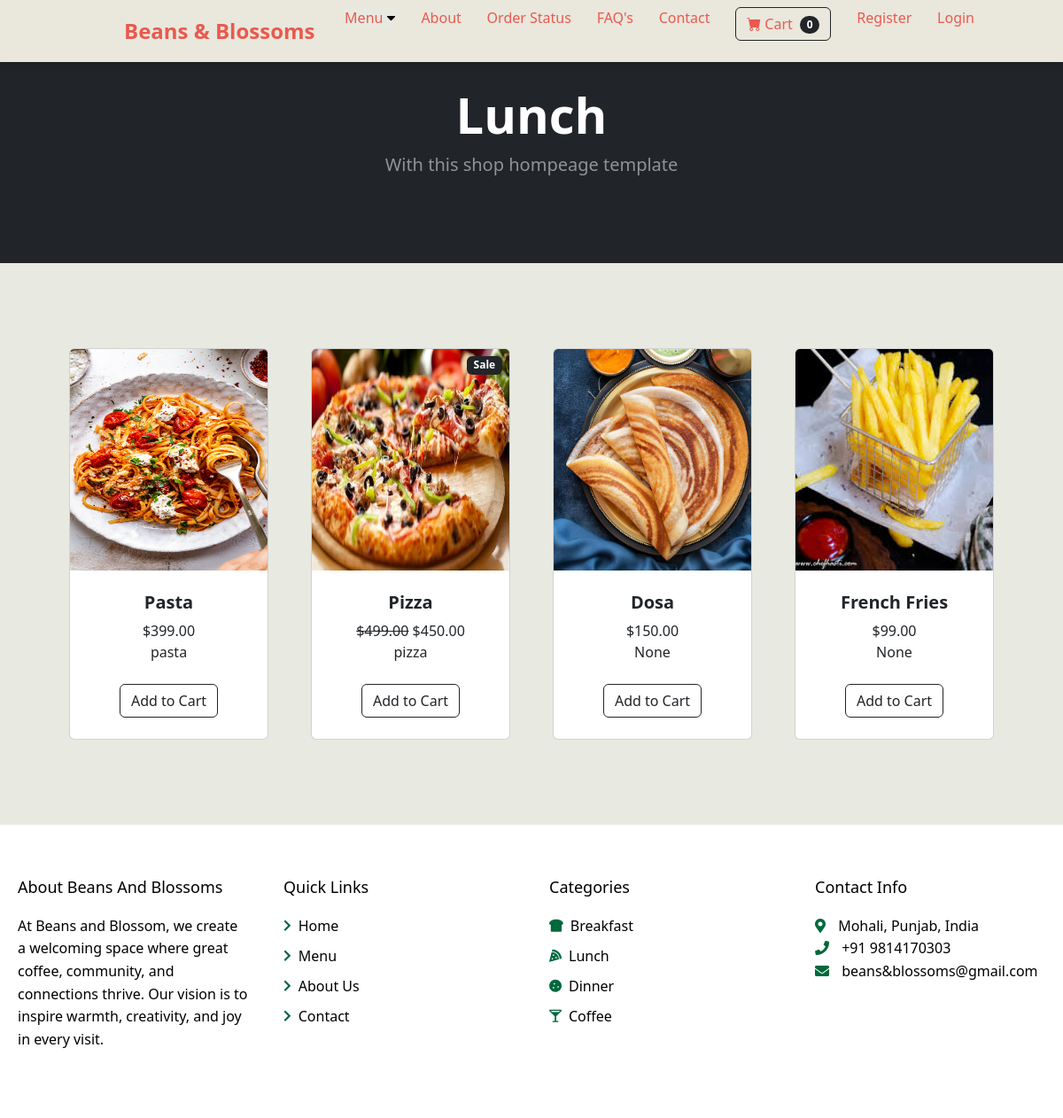
Page /category/Lunch on the committed database.
### main/models.py (models this page shows, shortened)
class Category(models.Model):
    name = models.CharField(max_length=50)
    def __str__(self):
        return self.name

class Product(models.Model):
    name =  models.CharField(max_length=100)
    price =  models.DecimalField(default=0,decimal_places=2,max_digits=6)
    category =  models.ForeignKey(Category, on_delete=models.CASCADE, default=1)
    description =  models.CharField(max_length=250,default='',blank=True, null=True)
    image = models.ImageField(upload_to='uploads/product/')
    is_sale = models.BooleanField(default=False)
    sale_price = models.DecimalField(default=0, decimal_places=2, max_digits=6)

### main/views.py (the view)
# urls.py: path('category/<str:food>', views.category, name='category')
def category(request, food):
    try:
        category = Category.objects.get(name=food)
        products = Product.objects.filter(category=category)
        return render(request, 'category.html',{'products':products, 'category':category} )
    except:
        messages.success(request, ("The category does.nt exist."))
        return redirect('menu')

### cart/context_processors.py (called while the page is built)
def cart(request):
    return {'cart': Cart(request)}

### main/templates/category.html (shortened to what this page needs)
{% extends 'base.html' %}
{% load static %}
{% block content %}
        <header class="bg-dark py-5">
            <div class="container px-4 px-lg-5 my-5">
                <div class="text-center text-white">
                    <h1 class="display-4 fw-bolder">{{ category }}</h1>
                    <p class="lead fw-normal text-white-50 mb-0">With this shop hompeage template</p>
                </div>
            </div>
        </header>
        <section class="py-5">
            <div class="container px-4 px-lg-5 mt-5">
                <div class="row gx-4 gx-lg-5 row-cols-2 row-cols-md-3 row-cols-xl-4 justify-content-center">
                    {% for product in products %}
                        {% if product.is_sale == True %}
                    <div class="col mb-5">
                        <div class="card h-100">
                            <div class = "badge bg-dark text-white position-absolute" style="top:0.5rem;right: 0.5rem;">Sale</div>
                            <img class="card-img-top" src="{{ product.image.url }}" height="250px" alt="..." />
                            <div class="card-body p-4">
                                <div class="text-center">
                                    <h5 class="fw-bolder">{{product.name}}</h5>
                                    <strike>${{product.price}}</strike>&nbsp;${{product.sale_price}}<br>
                                    {{product.description}}
                                </div>
                            </div>
                            <div class="card-footer p-4 pt-0 border-top-0 bg-transparent">
                                <div class="text-center">
                                    <button class="btn btn-outline-dark mt-auto" type="button" value="{{ product.id }}" id="add-cart">Add to Cart</button>
                                </div>
                            </div>
                        </div>
                    </div>
                    {% else %}
                    <div class="col mb-5">
                        <div class="card h-100">
                            <img class="card-img-top" src="{{ product.image.url }}" height="250px" alt="..." />
                            <div class="card-body p-4">
                                <div class="text-center">
                                    <h5 class="fw-bolder">{{product.name}}</h5>
                                    ${{product.price}}<br>
                                    {{product.description}}
                                </div>
                            </div>
                            <div class="card-footer p-4 pt-0 border-top-0 bg-transparent">
                                <div class="text-center">
                                    <button class="btn btn-outline-dark mt-auto" type="button" value="{{ product.id }}" id="add-cart">Add to Cart</button>
                                </div>
                            </div>
                        </div>
                    </div>
                    {% endif %}
                {% endfor %}
    </div>
    </section>
{% endblock %}

### main/templates/base.html (style rules this page uses)
* { margin: 0; padding: 0; box-sizing: border-box; }
body { background-color: #E8E9E1; }

### rows in the picture
Category: name "Lunch"
Product: image (picture), name "Pasta", price "399.00", description "pasta", {{ product.id }} 5 (drawn)
Product: image (picture), name "Pizza", price "499.00", sale_price "450.00", description "pizza", {{ product.id }} 6 (drawn)
Product: image (picture), name "Dosa", price "150.00", description "None", {{ product.id }} 9 (drawn)
Product: image (picture), name "French Fries", price "99.00", description "None", {{ product.id }} 10 (drawn)
